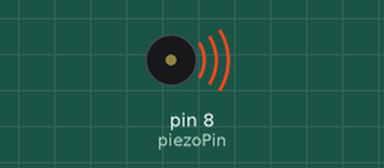
Recording of a sketch running on a simulated Arduino Uno, built with avr-gcc and run on an emulated ATmega328P. Parts: buzzer (waves = sounding).

Above: at 2.7 s.
At 3.7 s:
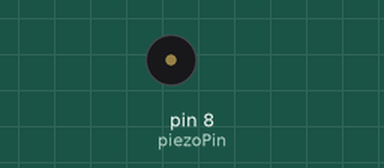
Timing chart, 0 to 5.2 s (numbered marks = the images above):
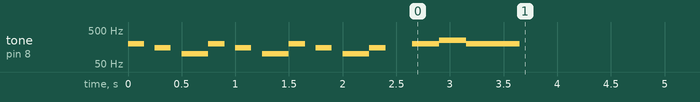

The sketch:

basic-song.ino
```cpp
//I use as testing for speakers
int piezoPin = 8;
int delayMS = 250;
void setup() {
  for(int i = 0; i < 3; i = i++){
  tone(piezoPin, 200, 150);
  delay(delayMS);
  tone(piezoPin, 150, 150);
  delay(delayMS);
  tone(piezoPin, 100, 300);
  delay(delayMS);
  tone(piezoPin, 150, 150);
  i = i + 1;//it doesn't automaticlly add 1 for some reason
  }
  delay(400);
  tone(piezoPin, 200, 500);
  delay(delayMS);
  tone(piezoPin, 250, 500);
  delay(delayMS);
  tone(piezoPin, 200, 500);
  delay(delayMS);

}
void loop() {
  //no need to repeat the "song" over and over
}
```

Measured:
- by itself, tone on pin 8 (piezoPin): plays 200 Hz for 0.15 s, 150 Hz for 0.15 s, 100 Hz for 0.25 s, 200 Hz for 0.15 s, 150 Hz for 0.15 s, 100 Hz for 0.25 s … (13 notes in this stretch)
